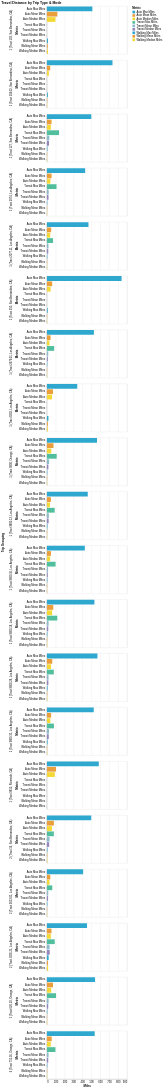

Notebook cell for this chart:
### Code cell
alt.Chart(summary_long_all_miles).mark_bar().encode(
    x="Miles:Q",
    y="Metric:O",
    color=alt.Color("Metric:N", scale=alt.Scale(range=cp.CALITP_CATEGORY_BRIGHT_COLORS)),
    row="Trip Grouping:O"
).properties(title="Travel Distance by Trip Type & Mode")

### Figure 1 — Vega-Lite specification as saved in the notebook (floating-point values rounded to 4 significant figures; data arrays with more than 128 entries replaced by an {"elided": "..."} marker saying what was removed)
{"config": {"view": {"continuousWidth": 300, "continuousHeight": 300}}, "data": {"name": "data-f36404e5498ded1c2eefe24f936fa448"}, "mark": {"type": "bar"}, "encoding": {"color": {"field": "Metric", "scale": {"range": ["#2EA8CE", "#EB9F3C", "#F4D837", "#51BF9D", "#8CBCCB", "#9487C0"]}, "type": "nominal"}, "row": {"field": "Trip Grouping", "type": "ordinal"}, "x": {"field": "Miles", "type": "quantitative"}, "y": {"field": "Metric", "type": "ordinal"}}, "title": "Travel Distance by Trip Type & Mode", "$schema": "https://vega.github.io/schema/vega-lite/v5.20.1.json", "datasets": {"data-f36404e5498ded1c2eefe24f936fa448": {"elided": "180 records"}}}
